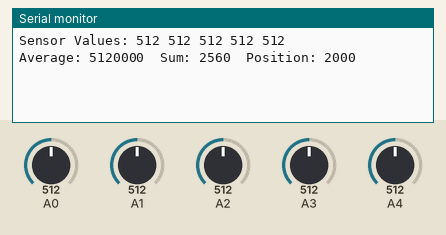
Recording of a sketch running on a simulated Arduino Uno, built with avr-gcc and run on an emulated ATmega328P. On the bench: the last lines printed to the serial monitor. The test bench sets the inputs (shaded band); at power-on: A0 = 512, A1 = 512, A2 = 512, A3 = 512, A4 = 512.

Above: at 1.2 s.
1.3 s: A0 set to 716
At 2.3 s:
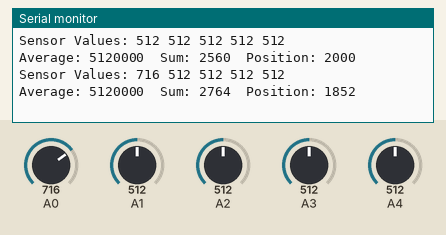
2.8 s: A1 set to 716
At 4.0 s:
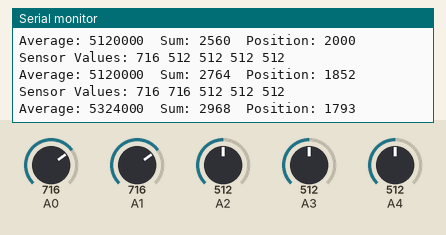
4.3 s: A2 set to 716
At 5.1 s:
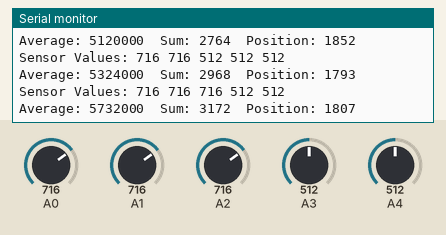
5.8 s: A3 set to 716
At 7.0 s:
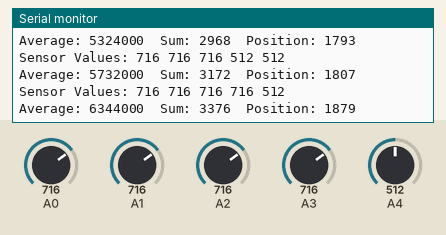
7.3 s: A4 set to 716
At 8.0 s:
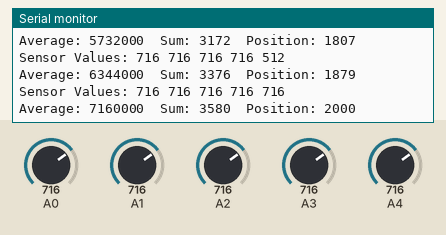
8.8 s: A0 set to 992
At 10.1 s:
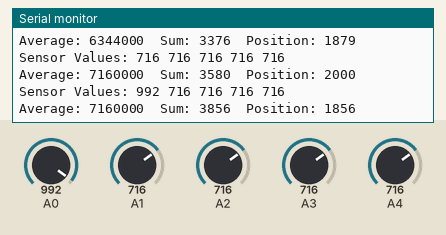
Timing chart, 0 to 11.3 s (numbered marks = the images above; inputs shaded):
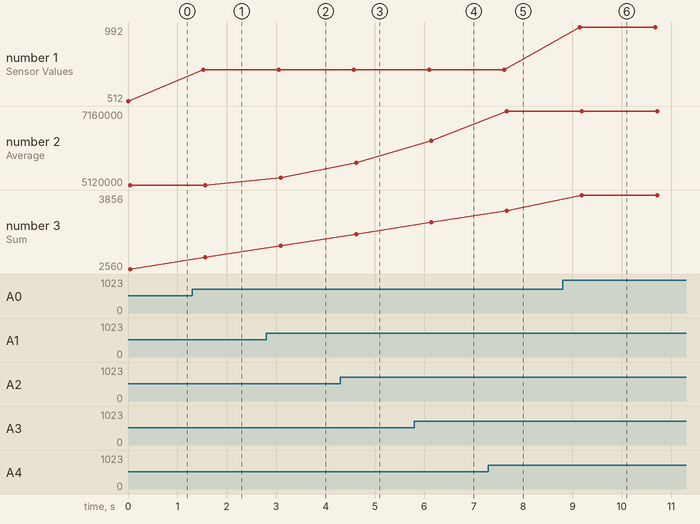

The sketch:

IR_sensor.ino
```cpp
long sensors_average;
int sensors_sum;
int pos;
long sensors[] = {0, 0, 0, 0, 0};
void setup()
{
  pinMode(A0, INPUT);
  pinMode(A1, INPUT);
  pinMode(A2, INPUT);
  pinMode(A3, INPUT);
  pinMode(A4, INPUT);
  Serial.begin(9600);
}
void loop()
{ sensors_average = 0;
sensors_sum = 0;
for (int i = 0; i < 5; i++)
{
  sensors[i] = analogRead(i);
sensors_average += sensors[i] * i * 1000;
sensors_sum += int(sensors[i]);
}
pos = int(sensors_average / sensors_sum);//This is the required set point.
Serial.print("Sensor Values: ");
Serial.print(analogRead(A0));
Serial.print(' ');
Serial.print(analogRead(A1));
Serial.print(' ');
Serial.print(analogRead(A2));
Serial.print(' ');
Serial.print(analogRead(A3));
Serial.print(' ');
Serial.print(analogRead(A4));
Serial.println(' ');
Serial.println();
Serial.println();
Serial.print("Average: ");
Serial.print(sensors_average);
Serial.print("  ");
Serial.print("Sum: ");
Serial.print(sensors_sum);
Serial.print("  ");
Serial.print("Position: ");
Serial.println(pos);
Serial.println();
delay(1500);
}
```

Measured:
- after the input at 1.3 s, the serial monitor: prints a new line after 0.23 s (image 1)
- after the input at 2.8 s, the serial monitor: prints a new line after 0.25 s (image 2)
- after the input at 4.3 s, the serial monitor: prints a new line after 0.27 s (image 3)
- after the input at 5.8 s, the serial monitor: prints a new line after 0.30 s (image 4)
- after the input at 7.3 s, the serial monitor: prints a new line after 0.32 s (image 5)
- after the input at 8.8 s, the serial monitor: prints a new line after 0.35 s (image 6)
- plotted number 1: 512 → 716 after the input at 1.3 s, 716 → 992 after the input at 8.8 s
- plotted number 2: 5120000 → 5324000 after the input at 2.8 s, 5324000 → 5732000 after the input at 4.3 s, 5732000 → 6344000 after the input at 5.8 s, 6344000 → 7160000 after the input at 7.3 s
